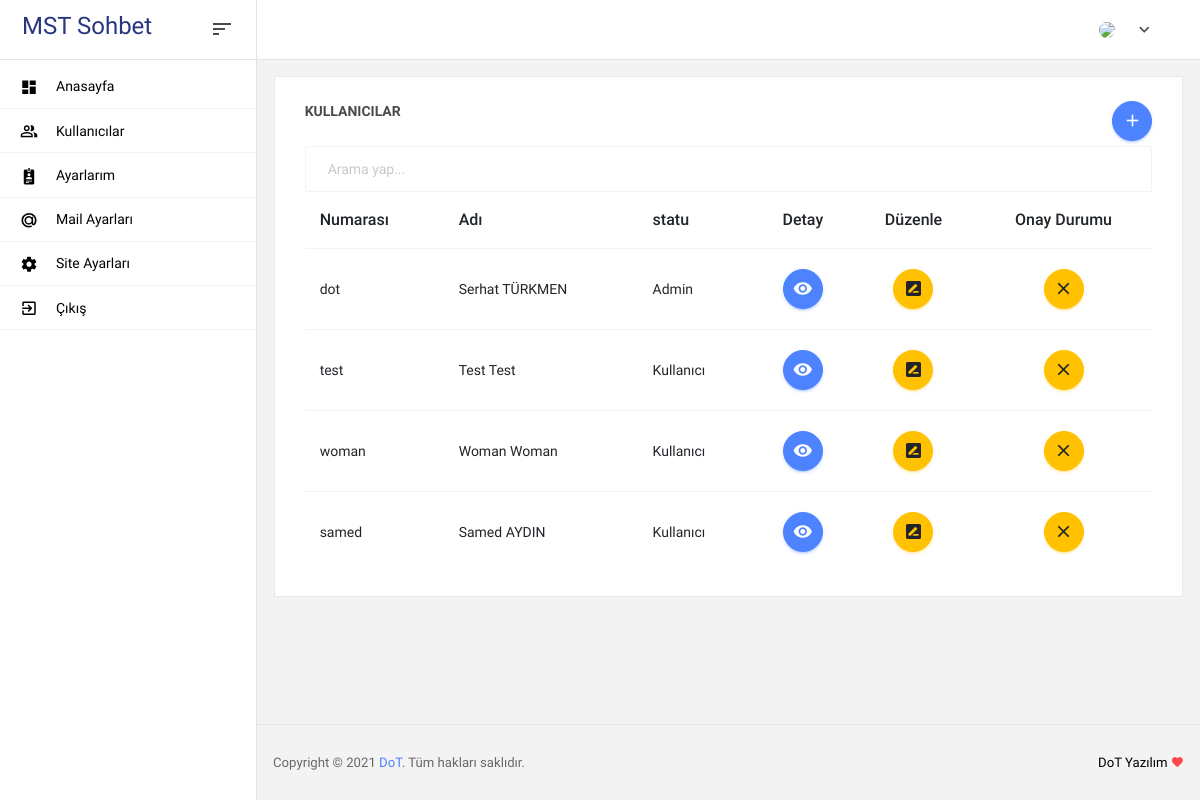
Page /admin/users/ on the earlier database version.
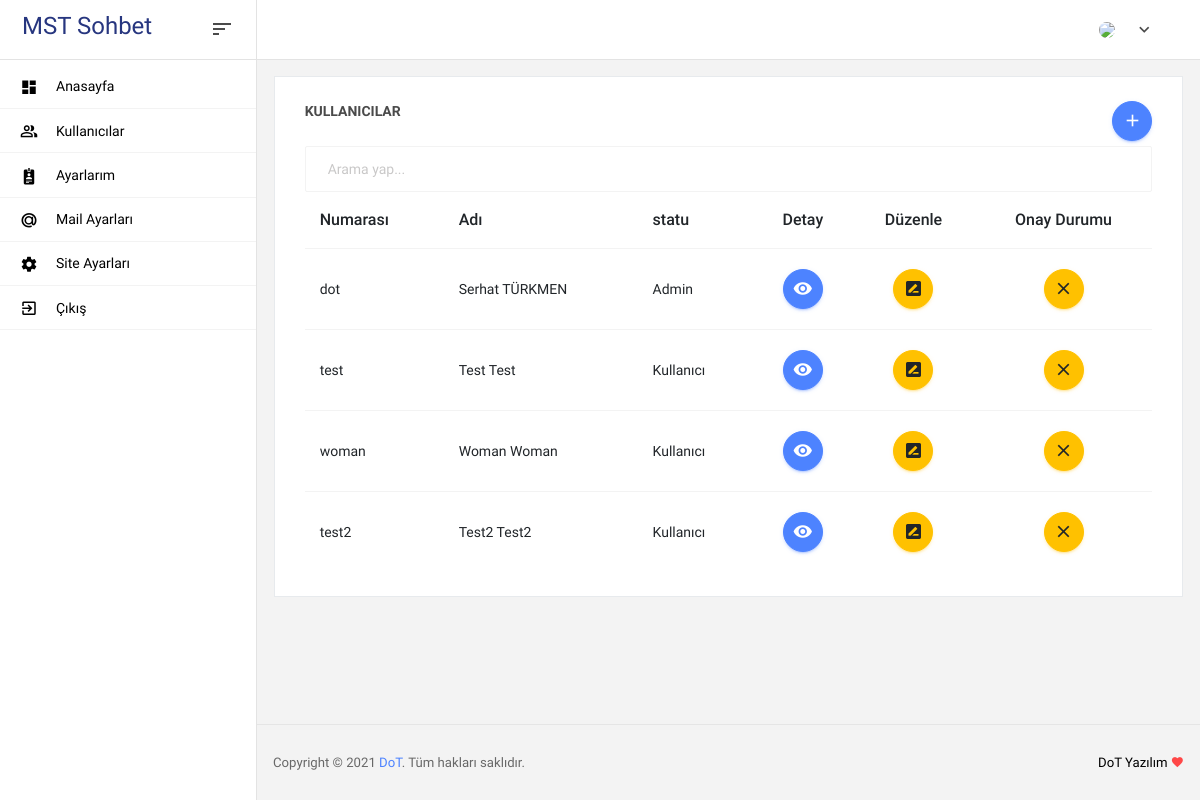
Same page on the later database version.
### model/__init__.py (models this page shows)
class WebSetting(db.Model):
    id = db.Column(db.Integer, primary_key=True, autoincrement=True, unique=True)
    title = db.Column(db.String(180))
    metaKeyword = db.Column(db.Text)
    metaTitle = db.Column(db.Text)
    icon = db.Column(db.Text)
    analytics = db.Column(db.Text)

class Users(db.Model):
    id = db.Column(db.Integer, primary_key=True, unique=True, autoincrement=True)
    name = db.Column(db.Text)
    surname = db.Column(db.Text)
    status = db.Column(db.Integer)
    imagePath = db.Column(db.Text)
    gender = db.Column(db.Text, default="E")
    email = db.Column(db.Text, unique=True)
    username = db.Column(db.Text, unique=True)
    password = db.Column(db.Text)
    createdDate = db.Column(db.Text, default=getdate())
    lastSeenDate = db.Column(db.Text, default=getdate())
    userAccept = db.Column(db.Boolean, default=False)

### controller/adminController.py (the view, shortened to what this page needs)
@backEnd.route('/admin/users/', methods=['GET', 'POST'])
def adminUsers():
    return render_template("admin/user.html",
                           user=userEvents.view(session.get("userid", "")),
                           setting=websettingEvents.view(),
                           users=userEvents.viewall())

### model/userEvents.py (called while the page is built)
def viewall():
    return Users.query.all()

def view(id):
    return Users.query.filter_by(id=id).first()

### model/websettingEvents.py (called while the page is built)
def view():
    return WebSetting.query.first()

### templates/admin/user.html (shortened to what this page needs)
{% extends "admin/layout.html" %}
{% block body %}
  <div class="row">
    <div class="col-md-12">
      <div class="card">
        <div class="card-body">
          <p class="card-title">
            Kullanıcılar
            <button type="button" class="btn btn-icon btn-primary btn-rounded" data-toggle="modal" data-target="#adduser" style="float: right;">
                <i class="mdi mdi-plus"></i>
            </button>
          </p>
            <input class="form-control" id="filterinput" type="text" placeholder="Arama yap...">
            {% if users == [] %}
                <div class="alert alert-warning">Kayıt yok</div>
            {% else %}
            <div class="table-responsive table-hover">
                <table class="table">
                    <thead>
                        <tr>
                            <th>Numarası</th>
                            <th>Adı</th>
                            <th>statu</th>
                            <th><center>Detay</center></th>
                            <th><center>Düzenle</center></th>
                            <th><center>Onay Durumu</center></th>
                        </tr>
                    </thead>
                    <tbody id="filtertable">
                    {% for userrows in users %}
                        <tr>
                            <td>{{ userrows.username}}</td>
                            <td>{{ userrows.name + " " + userrows.surname }}</td>
                            <td>{% if userrows.status == 1 %}
                                        Admin
                                    {% elif userrows.status == 2 %}
                                        Kullanıcı
                                    {% else %}
                                        Kayıt Bilgisi tanımlı değil
                                    {% endif %}</td>
                    <td>
                        <center>
                            <button type="button" class="btn btn-primary btn-rounded btn-icon" data-toggle="modal" data-target="#see{{ userrows.id }}">
                               <i class="mdi mdi-eye"></i>
                            </button>
                        </center>
                    </td>
                    <td>
                        {% if session.get('name', '') != userrows.username %}
                        <center>
                            <button type="button" class="btn btn-warning btn-rounded btn-icon" data-toggle="modal" data-target="#update{{ userrows.id }}">
                                <i class="mdi mdi-rename-box"></i>
                            </button>
                        </center>
                        {% endif %}
                    </td>
                    <td>
                        {% if session.get('name', '') != userrows.username %}
                        <center>
                            <form method="POST" action="{{ url_for('controller.adminUsers') }}">
                                <button type="submit" name="event" value="acceptuser" class="btn {% if userrows.useraccept %} btn-success{% else %} btn-warning {%endif%} btn-rounded btn-icon">
                                    <i class="mdi {% if userrows.useraccept %} mdi-check{% else %} mdi-close{%endif%}"></i>
                                </button>
                            </form>
                        </center>
                        {% endif %}
                    </td>
                </tr>
              {% endfor %}
              </tbody>
            </table>
          </div>
        {% endif %}
        </div>
      </div>
    </div>
  </div>
{% endblock %}

### templates/admin/layout.html (shortened to what this page needs)
<!DOCTYPE html>
<html lang="tr">
<head>
  <link rel="stylesheet" href="{{ url_for('static', filename='mdi/css/materialdesignicons.min.css') }}">
  <link rel="stylesheet" href="{{ url_for('static', filename='css/style.css') }}"/>
</head>
<body>
  <div class="container-scroller">
    {% include 'partials/_navbar.html' %}
    <div class="container-fluid page-body-wrapper">
      {% include 'partials/_sidebar.html' %}
      <div class="main-panel">
        <div class="content-wrapper">
          {% block body%}{%endblock%}
        </div>
        {% include 'partials/_footer.html' %}
      </div>
    </div>
  </div>
</body>
</html>

### templates/partials/_navbar.html (shortened to what this page needs)
<nav class="navbar col-lg-12 col-12 p-0 fixed-top d-flex flex-row">
  <div class="navbar-brand-wrapper d-flex justify-content-center">
    <div class="navbar-brand-inner-wrapper d-flex justify-content-between align-items-center w-100">
      <p class="navbar-brand brand-logo">{{ setting.title }}</p>
      <button class="navbar-toggler navbar-toggler align-self-center" type="button" data-toggle="minimize">
        <span class="mdi mdi-sort-variant"></span>
      </button>
    </div>
  </div>
  <div class="navbar-menu-wrapper d-flex align-items-center justify-content-end">
    <ul class="navbar-nav navbar-nav-right">
      <li class="nav-item nav-profile dropdown">
        <a class="nav-link dropdown-toggle" href="#" data-toggle="dropdown" id="profileDropdown" aria-expanded="false">
          <img src="{{ url_for('static', filename='img/user/') }}{{ user.imagePath }}" alt="{{ user.name }} {{user.surname}}">
        </a>
      </li>
    </ul>
  </div>
</nav>

### templates/partials/_sidebar.html
  <nav class="sidebar sidebar-offcanvas" id="sidebar">
    <ul class="nav">
      <li class="nav-item">
        <a class="nav-link" href="{{ url_for('controller.adminIndex') }}">
          <i class="mdi mdi-view-dashboard menu-icon"></i>
          <span class="menu-title">Anasayfa</span>
        </a>
      </li>
      <li class="nav-item">
        <a class="nav-link" href="{{ url_for('controller.adminUsers') }}">
          <i class="mdi mdi-account-multiple-outline menu-icon"></i>
          <span class="menu-title">Kullanıcılar</span>
        </a>
      </li>
      <li class="nav-item">
        <a class="nav-link" href="{{ url_for('controller.adminMySetting') }}">
          <i class="mdi mdi-account-badge menu-icon"></i>
          <span class="menu-title">Ayarlarım</span>
        </a>
      </li>
      <li class="nav-item">
        <a class="nav-link" href="{{ url_for('controller.adminMailSetting') }}">
          <i class="mdi mdi-mail-ru menu-icon"></i>
          <span class="menu-title">Mail Ayarları</span>
        </a>
      </li>
      <li class="nav-item">
        <a class="nav-link" href="{{ url_for('controller.chat') }}">
          <i class="mdi mdi-settings menu-icon"></i>
          <span class="menu-title">Site Ayarları</span>
        </a>
      </li>
      <li class="nav-item">
        <a class="nav-link" href="{{ url_for('controller.logout') }}">
          <i class="mdi mdi-exit-to-app menu-icon"></i>
          <span class="menu-title">Çıkış</span>
        </a>
      </li>
    </ul>
  </nav>

### templates/partials/_footer.html (shortened to what this page needs)
<footer class="footer">
  <div class="d-sm-flex justify-content-center justify-content-sm-between">
    <span class="text-muted text-center text-sm-left d-block d-sm-inline-block">
        Copyright ©
        <a href="https://github.com/serhatturkmen" target="_blank">DoT</a>. Tüm hakları saklıdır.
    </span>
    <span class="float-none float-sm-right d-block mt-1 mt-sm-0 text-center">
        DoT Yazılım <i class="mdi mdi-heart text-danger"></i>
    </span>
  </div>
</footer>

Differences in the rows shown:
changed Users: username "samed" → "test2"; name+surname "Samed AYDIN" → "Test2 Test2"
